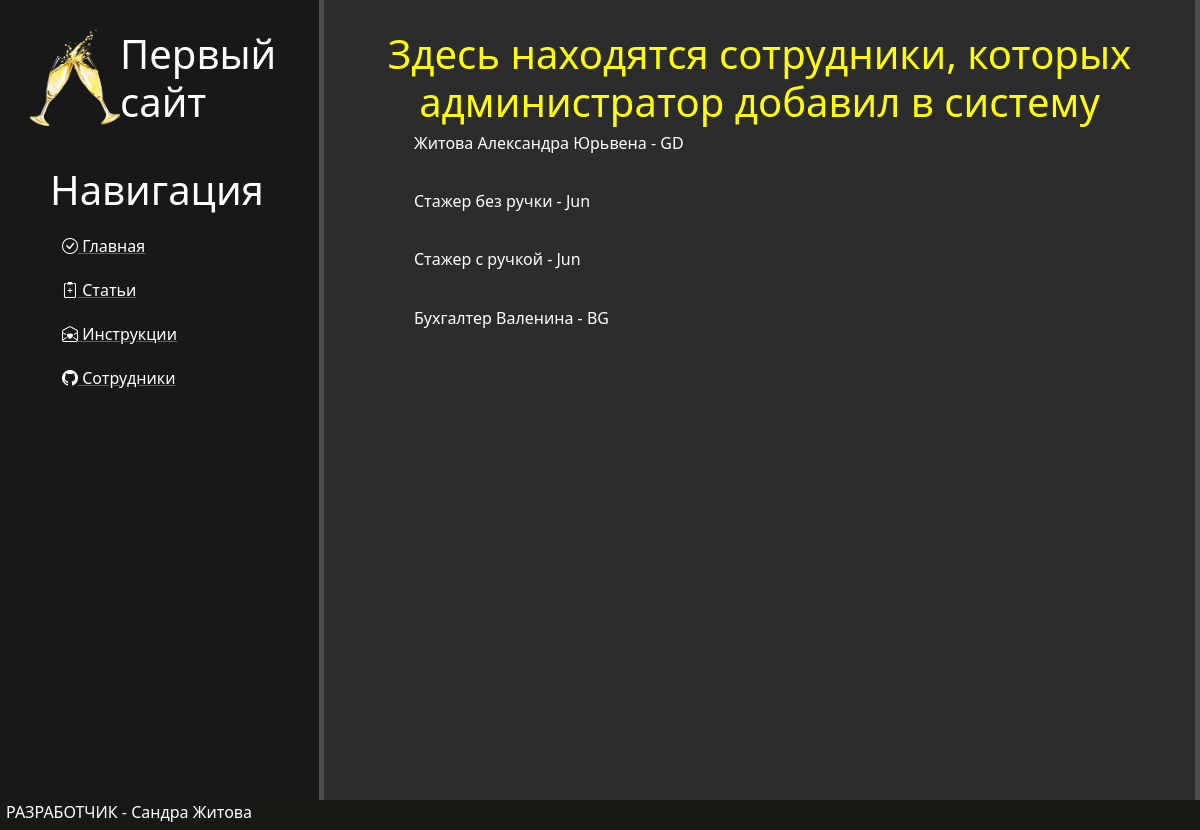
/employees/, run on an earlier commit of the app's database.
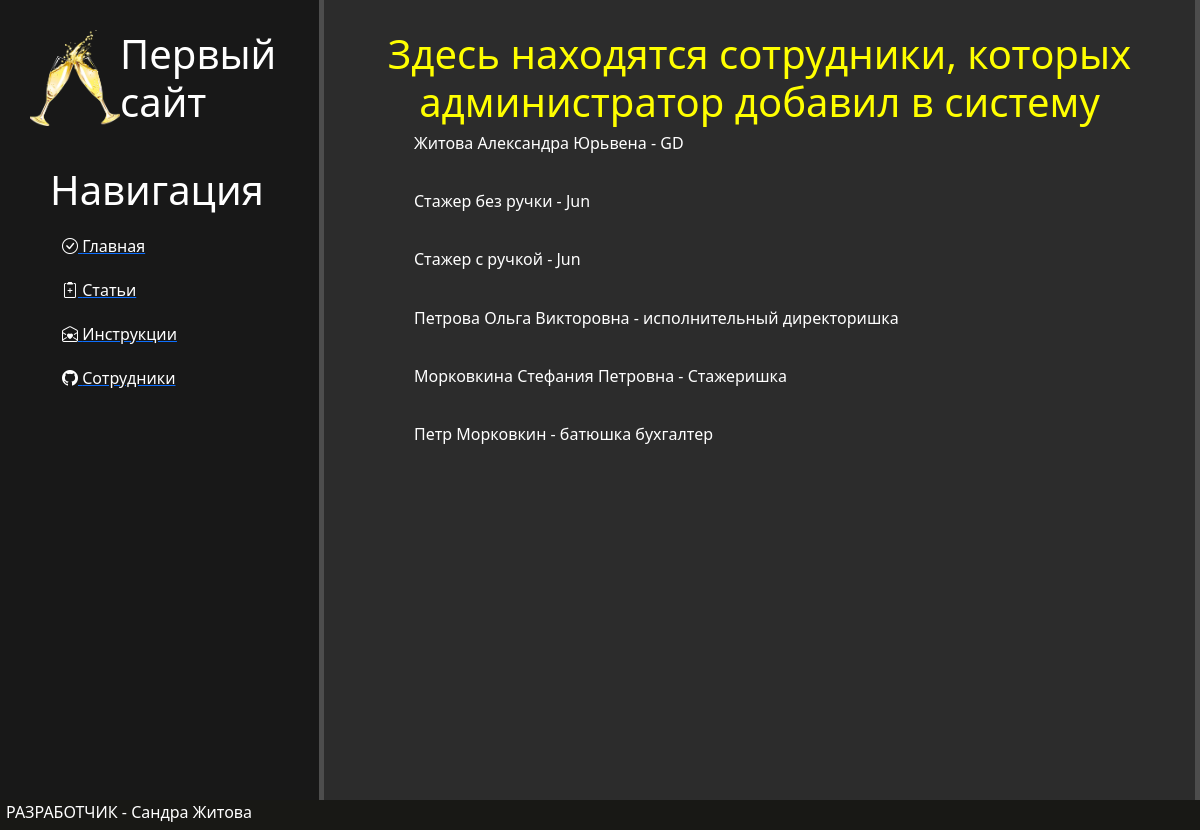
And on a later commit of the database.
### Blog/apps/employees/models.py (models this page shows, shortened)
class employees(models.Model):
    junior ='Стажеришка'
    gendir ='Товарищ Генеральный директор'
    buxgalt = 'батюшка бухгалтер'
    ispdir = 'исполнительный директоришка'
    PROFESSION = [(gendir, 'Генеральный директор'),
        (buxgalt, 'Бухгалтер'),
        (ispdir, 'Исполнительный директор'),
        (junior, 'Стажер')]
    employees_name = models.CharField('ФИО', max_length=200) #как варчар то же самое
    employees_birthday = models.DateField('Дата рождения', null=True, blank=True)               #может быть ноль значение
    employees_prof = models.CharField('Должность', max_length=30, choices=PROFESSION, default=junior)
    class Meta:
        verbose_name = 'сотрудник'
        verbose_name_plural = 'Сотрудники'

### Blog/apps/employees/views.py (the view)
# urls.py: path('', views.employee, name='employee'),
def employee(request):
    employee = employees.objects.all()
    return render(request, 'employees/list.html', {'employee': employee})

### Blog/apps/employees/templates/employees/list.html (shortened to what this page needs)
{% extends 'base.html' %}
{% block content %}
    <h1>Здесь находятся сотрудники, которых администратор добавил в систему</h1>
    {% if employee %}
        {% for i in employee %}
            <h6>{{i.employees_name}} - {{i.employees_prof}}</h6><br>
        {% endfor %}
    {% endif %}
{% endblock %}

### Blog/templates/base.html (shortened to what this page needs)
{% load static %}
<!DOCTYPE html>
<html lang="ru">
<head>
    <link rel="stylesheet" href="{% static 'main/css/main.css' %}" >
    <link href="https://cdn.jsdelivr.net/npm/bootstrap@5.2.3/dist/css/bootstrap.min.css" rel="stylesheet" >
    <link href="https://cdn.jsdelivr.net/npm/bootstrap-icons@1.10.2/font/bootstrap-icons.css" rel="stylesheet" >
</head>
<body>
 <aside>
     <img src="{% static 'main/img/logo.png' %}" alt="logo">
     <h1 class="logo">
         Первый сайт
     </h1>
     <h3 class="logo">Навигация</h3>
     <ul>
         <a href="/"><li><i class="bi bi-check-circle"></i>  Главная</li></a>
         <a href="/articles"><li><i class="bi bi-clipboard2-plus"></i>  Статьи</li></a>
         <a href="/wiki"><li><i class="bi bi-envelope-open-heart"></i> Инструкции</li></a>
         <a href="/employees"><li><i class="bi bi-github"></i>  Сотрудники</li></a>
     </ul>
 </aside>
 <main>
     {% block content %} {% endblock %}
 </main>
<footer>
    Сандра Житова
</footer>
</body>
</html>

### static/main/css/main.css (style rules this page uses)
aside { background: #181818; float : left; width: 27% ; padding: 2.5% ; height: 100vh; color: #fff; border-right: 5px solid #4d4d4d ; }
aside img { width: 90px; float: left; }
aside .logo { font-size: 40px; margin-left: 20px; font-weigh: bold; position: relative; top: -5 px; }
aside ul { list-style: none }
aside ul li { color: #fff; display: block; margin-top: 20px; transition: transform .6s ease; }
aside h3 { margin-top: 40px; font-size: 25px; }
main { background: #2c2c2c; float : right; width: 73% ; padding: 2.5% ; height: 100vh; color: #fff; border-right: 5px solid #4d4d4d ; text-align: center; }
main h1 { color: yellow; text-align: center; }
main h6 { font-color: #fff; margin-left: 60px; text-align: left; margin-top: 7px; position: relative; }
footer { background: #181815; color: #fff; text-align: left; padding: 0.5% }

What changed in the data, as far as the page shows it:
removed employees: employees_name "Бухгалтер Валенина", employees_prof "BG"
added employees: employees_name "Петрова Ольга Викторовна", employees_prof "исполнительный директоришка"
added employees: employees_name "Морковкина Стефания Петровна", employees_prof "Стажеришка"
added employees: employees_name "Петр Морковкин", employees_prof "батюшка бухгалтер"
